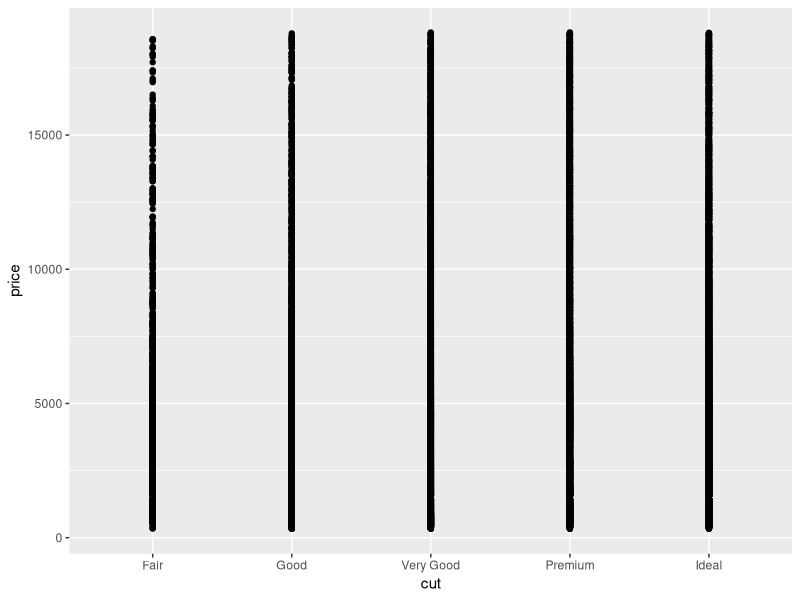
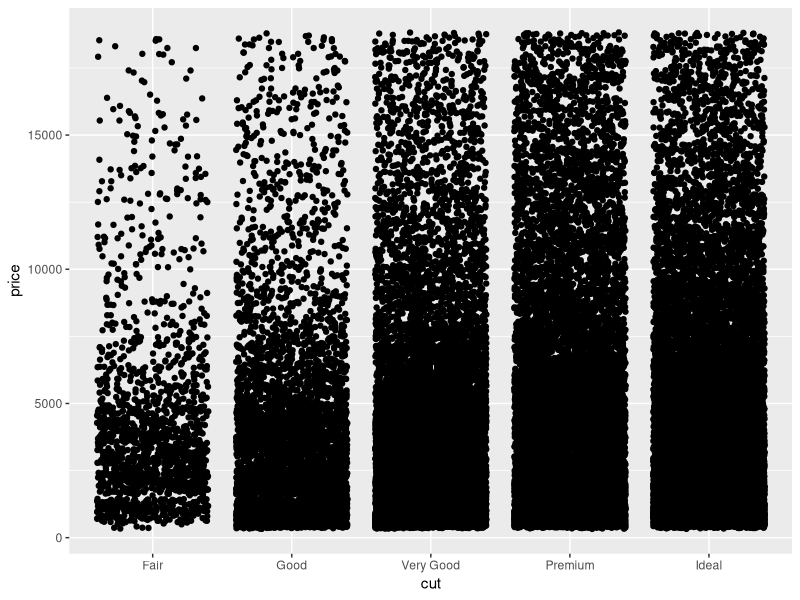
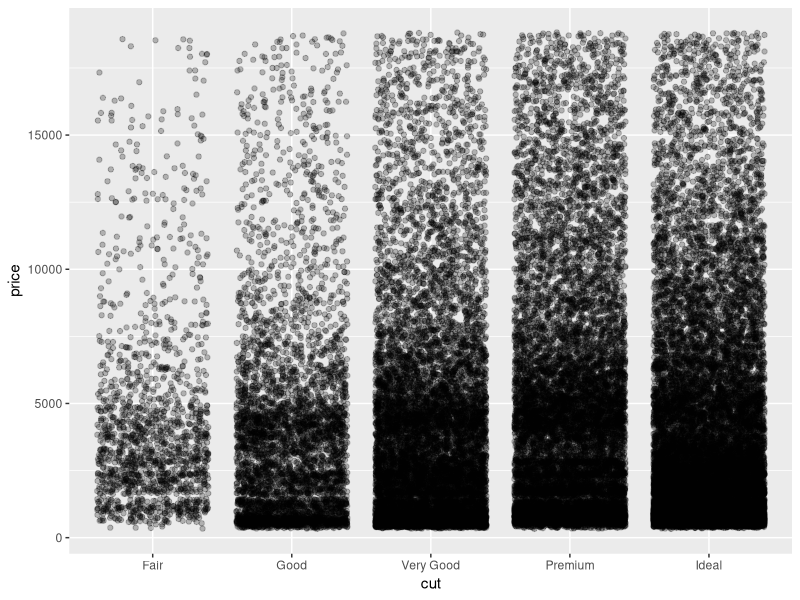
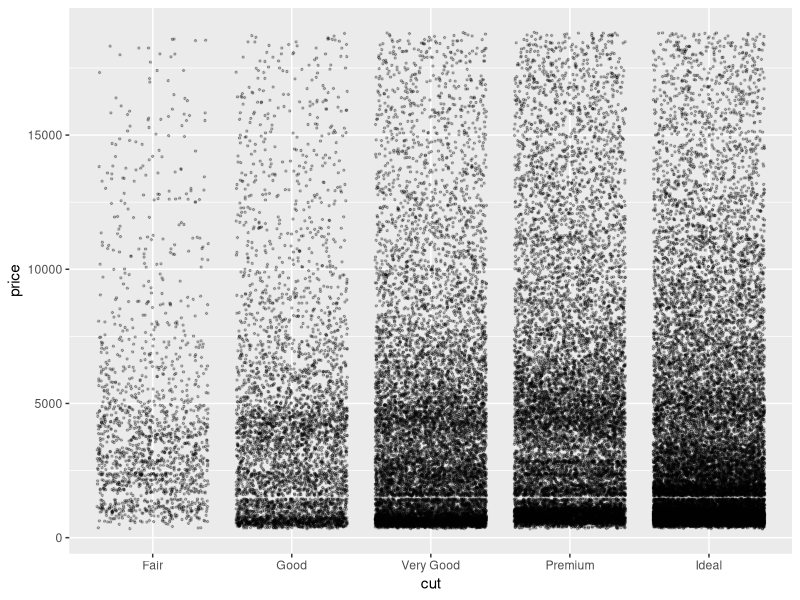
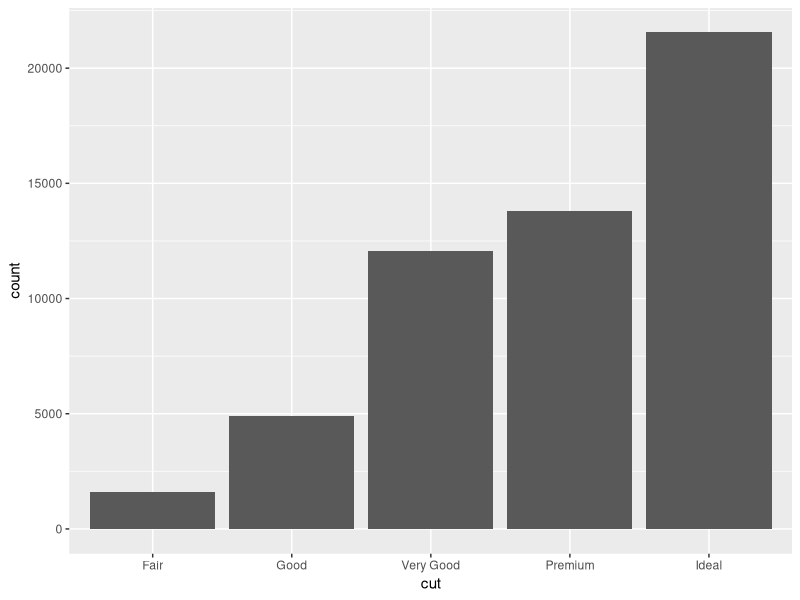
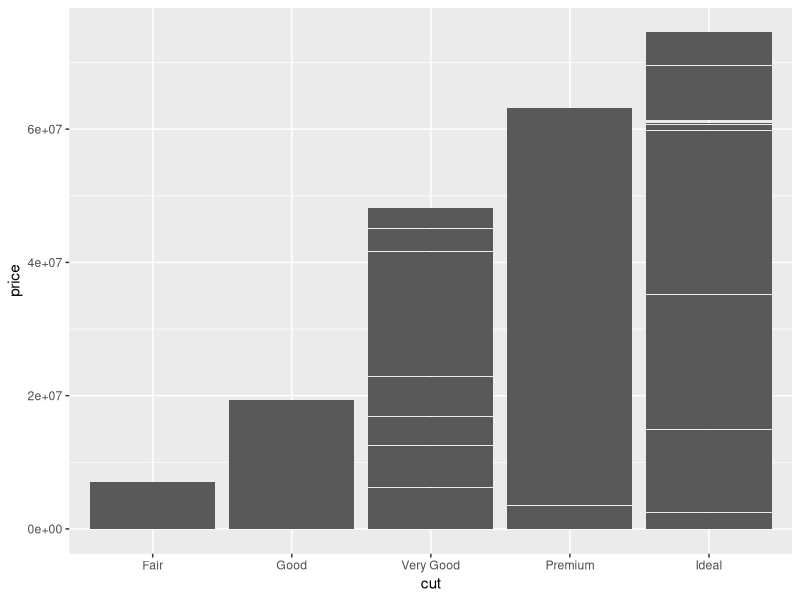
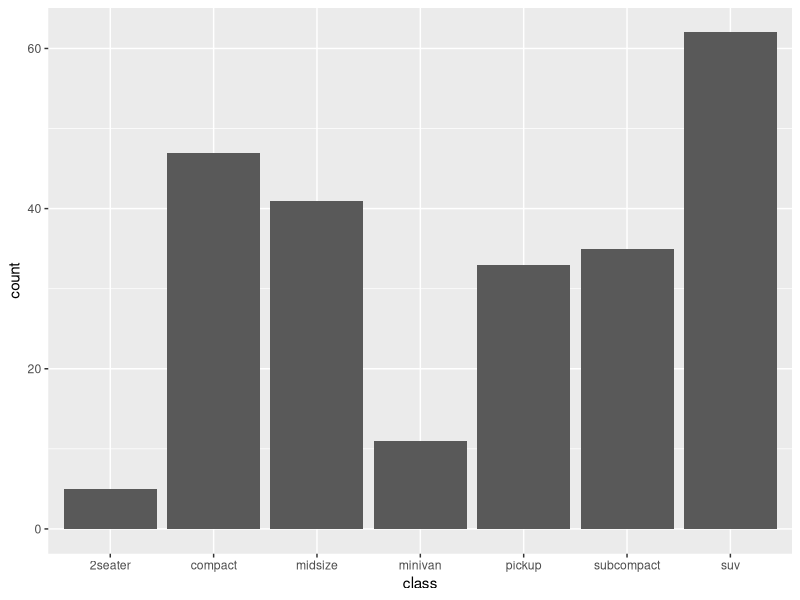
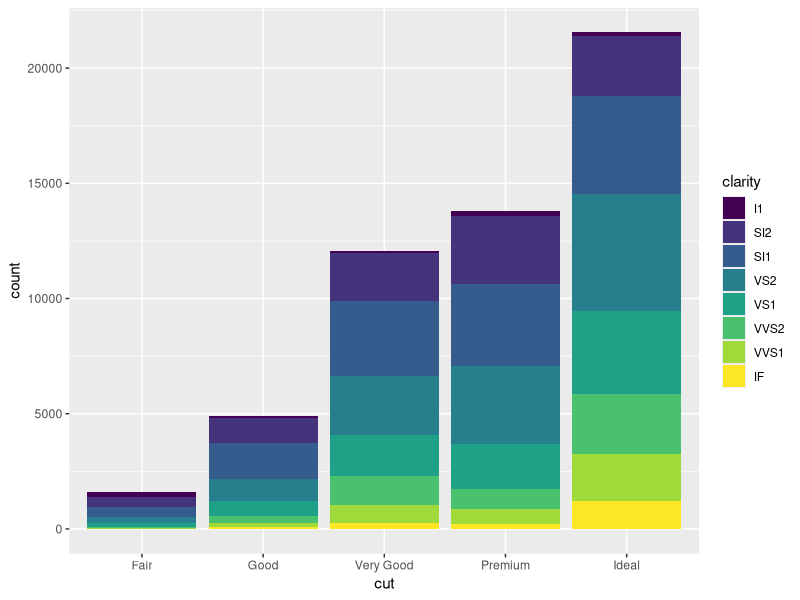

Here is the R script that generated these plots, in order:
## ---- chunk 1
library(tidyverse)
## ---- chunk 2
diamond_df <- diamonds
## ---- chunk 3
diamond_df %>% head()
## ---- chunk 4
diamond_df %>% dim()
## ---- chunk 5
diamond_df %>% 
  ggplot(aes(x=cut, y=price)) + geom_point()
## ---- chunk 6
diamond_df %>% 
  ggplot(aes(x=cut, y=price)) + geom_jitter(height=0)
## ---- chunk 7
diamond_df %>% 
  ggplot(aes(x=cut, y=price)) + geom_jitter(height=0, alpha=0.25)
## ---- chunk 8
diamond_df %>% 
  ggplot(aes(x=cut, y=price)) + 
  geom_jitter(height=0, alpha=0.25, size=0.5) 
## ---- chunk 9
diamond_df %>% 
  ggplot(aes(x=cut)) + geom_bar()

## ---- chunk 10

diamond_df %>% 
  ggplot(aes(x=cut, y=price)) + geom_col()

## ---- chunk 11

?geom_bar()
## ---- chunk 12

# geom_bar is designed to make it easy to create bar charts that show
# counts (or sums of weights)
g <- ggplot(mpg, aes(class))
# Number of cars in each class:
g + geom_bar()

## ---- chunk 13
diamond_df %>% ggplot(aes(x = cut, fill=clarity)) + geom_bar()
  
## ---- chunk 14
diamond_df %>% ggplot(aes(x = cut, fill=clarity)) + geom_bar(position='dodge')

## ---- chunk 15
diamond_df %>% ggplot(aes(x = price)) + geom_histogram()

## ---- chunk 16
diamond_df %>% ggplot(aes(x=price)) + geom_histogram(bins=200)
## ---- chunk 17
diamond_df %>% ggplot(aes(x = price)) +
  geom_histogram(bins=200, fill = 'dodgerblue') +
  xlim(0,2500)
## ---- chunk 18
diamond_df %>% ggplot(aes(x = price)) + geom_density(aes(colour =cut))

## ---- chunk 19
diamond_df %>% ggplot(aes(x=cut, y=price)) + geom_boxplot()
## ---- chunk 20
diamond_df %>% 
  ggplot(aes(x=cut, y=price)) + 
  geom_jitter(height=0, alpha=0.25, size=0.5, width=0.3) +
  geom_boxplot(alpha=0)
## ---- chunk 21
diamond_df %>% 
  ggplot(aes(x=cut, y=price)) + 
  geom_jitter(height=0, alpha=0.25, size=0.5, width=0.3) +
  geom_boxplot(alpha=0, aes(colour =cut))

## ---- chunk 22

diamond_df %>% 
  ggplot(aes(x=cut, y=price)) + 
  geom_jitter(height=0, alpha=0.25, size=0.5, width=0.3) +
  geom_boxplot(alpha=0, aes(colour =cut), show.legend = FALSE)

## ---- chunk 23
diamond_df %>% 
  ggplot(aes(x=cut, y=price, colour =cut)) + 
  geom_boxplot(alpha=0, width=0.15) +
  geom_violin(alpha=0) +
  theme(legend.position = 'none')

## ---- chunk 24

diamond_df %>% 
  ggplot(aes(x=carat, y=price, colour =clarity)) + 
  geom_point(size=0.2) +
  facet_wrap(~cut)

